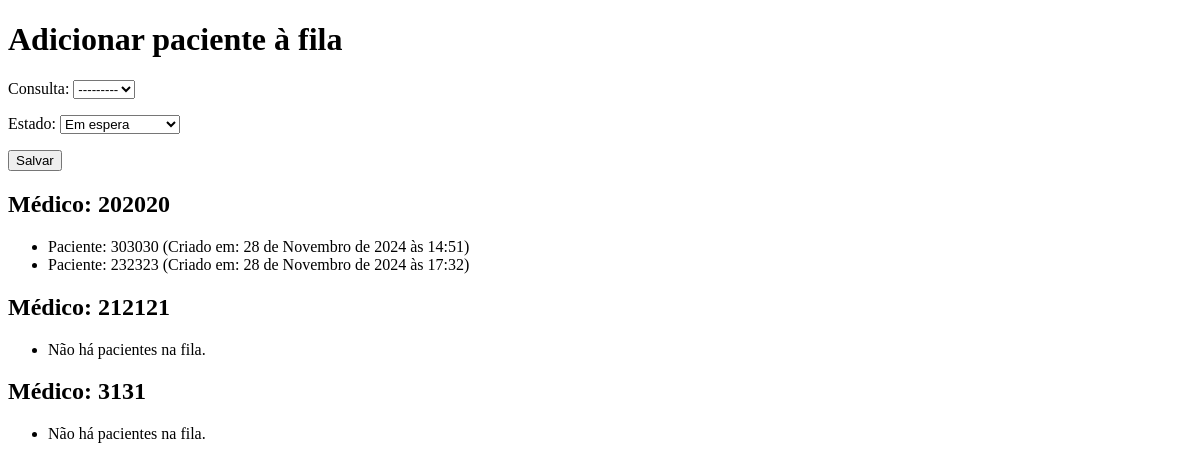
Before: /atendente/filaEspera/ with the older database file.
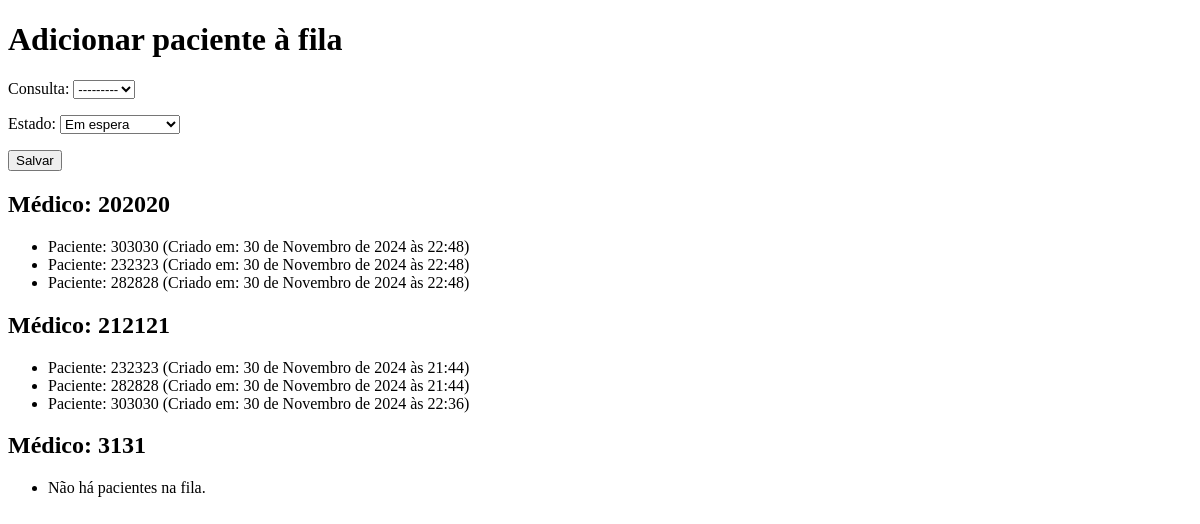
After: the same page with the newer database file.
### core/models/medico.py (models this page shows, shortened)
class Medico(models.Model):
    usuario = models.OneToOneField(Usuario, on_delete=models.CASCADE)
    especialidade = models.ForeignKey(Especialidade, on_delete=models.CASCADE)

### core/models/usuario.py (models this page shows, shortened)
class Usuario(AbstractUser):
    TIPO_CHOICES = (
        ('paciente', 'Paciente'),
        ('atendente', 'Atendente'),
        ('medico', 'Médico'),
    )
    tipo = models.CharField(max_length=10, choices=TIPO_CHOICES, default='paciente')
    codigo = models.CharField(max_length=11, unique=True)
    telefone = models.CharField(max_length=11, null=True, blank=True)
    USERNAME_FIELD = 'codigo'
    objects = UsuarioManager()

### core/models/fila_espera.py (models this page shows, shortened)
class FilaEspera(models.Model):
    paciente = models.ForeignKey(Paciente, on_delete=models.CASCADE)
    medico = models.ForeignKey(Medico, on_delete=models.CASCADE)
    consulta = models.OneToOneField(Consulta, on_delete=models.CASCADE)
    ESTADO = (
          ("Waiting", "Em espera"),
          ("Being_Attended_to", "Em atendimento"),
          ("Attended", "Atendido"),
          ("Cancelled", "Cancelado")
     )
    estado = models.CharField(max_length=20, choices=ESTADO, default="Waiting")# quando salvar vai estar sempre definido como em espera
    horario_chamado = models.DateTimeField(null=True,blank=True)
    created_at = models.DateTimeField(auto_now_add=True) #Quando criar a fila, adciona a data ao qual foi criado. Para sabermos quem chegou primeiro
    USERNAME_FIELD = 'codigo'
    class Meta():
        ordering = ["created_at"] #Ordena pela ordem de criação, ou seja, de chegada

### core/models/paciente.py (models this page shows, shortened)
class Paciente(models.Model):
     usuario = models.OneToOneField(Usuario, on_delete=models.CASCADE)
     profissao = models.CharField(max_length=100)
     data_nascimento = models.DateField()
     SEXO = (
          ("MAS", "Masculino"),
          ("FEM", "Feminino"),
          ("NAO_INFORMADO", "Não informar")
     )
     sexo = models.CharField(max_length=20, choices=SEXO)

### core/views/atendenteView.py (the view)
def mostrar_fila_espera(request):
    if request.method == 'POST':
        fila_espera_form = FilaEsperaForm(request.POST)
        if fila_espera_form.is_valid():
            fila_espera = fila_espera_form.save(commit=False)
            fila_espera.medico = fila_espera.consulta.medico
            fila_espera.paciente = fila_espera.consulta.paciente
            fila_espera.save()
            messages.success(request, 'Inserido na fila.')
            return redirect('atendente_fila_espera')
        else:
            messages.error(request, 'Erro ao inserir na fila de espera.')
    else:
        fila_espera_form = FilaEsperaForm()
    medicos = Medico.objects.all()
    contexto = []
    for medico in medicos:
        fila = FilaEspera.objects.filter(medico=medico, estado="Waiting").order_by("created_at")
        contexto.append({"medico": medico, "fila": fila})
    return render(request, 'atendente/filaEspera.html', {
        'contexto': contexto,
        'fila_espera_form': fila_espera_form,
    })

### core/forms/registroForm.py (shortened to what this page needs)
class FilaEsperaForm(forms.ModelForm):
    class Meta:
        model = FilaEspera
        fields = ['consulta', 'estado']
        widgets = {
            'consulta': forms.Select(attrs={'class': 'form-control'}),
            'estado': forms.Select(choices=[('Waiting', 'Em espera'), ('Cancelled', 'Cancelado')], attrs={'class': 'form-control'}),
        }

### core/templates/atendente/filaEspera.html (shortened to what this page needs)
<!DOCTYPE html>
<html lang="pt-br">
<head>
</head>
<body>
    <h1>Adicionar paciente à fila</h1>
<form action="." method="POST">
    {{ fila_espera_form.as_p }}
    <button type="submit">Salvar</button>
</form>
    {% for item in contexto %}
    <h2>Médico: {{ item.medico.usuario.username }}</h2>
    <ul>
        {% for fila in item.fila %}
            <li>
                Paciente: {{ fila.paciente.usuario.username }}
                (Criado em: {{ fila.created_at }})
            </li>
        {% empty %}
            <li>Não há pacientes na fila.</li>
        {% endfor %}
    </ul>
{% endfor %}
</body>
</html>

Changed rows visible on the page:
changed Medico (number 1 of 3 on the later page): loses FilaEspera (paciente.usuario.username "303030", created_at "28 de Novembro de 2024 às 14:51"); loses FilaEspera (paciente.usuario.username "232323", created_at "28 de Novembro de 2024 às 17:32")
added FilaEspera: paciente.usuario.username "303030", created_at "30 de Novembro de 2024 às 22:48", shown under Medico (number 1 of 3 on the later page)
added FilaEspera: paciente.usuario.username "232323", created_at "30 de Novembro de 2024 às 22:48", shown under Medico (number 1 of 3 on the later page)
added FilaEspera: paciente.usuario.username "282828", created_at "30 de Novembro de 2024 às 22:48", shown under Medico (number 1 of 3 on the later page)
shown differently, row unchanged: Medico (number 2 of 3 on the later page): no longer shows "Não há pacientes na fila."
added FilaEspera: paciente.usuario.username "232323", created_at "30 de Novembro de 2024 às 21:44", shown under Medico (number 2 of 3 on the later page)
added FilaEspera: paciente.usuario.username "282828", created_at "30 de Novembro de 2024 às 21:44", shown under Medico (number 2 of 3 on the later page)
added FilaEspera: paciente.usuario.username "303030", created_at "30 de Novembro de 2024 às 22:36", shown under Medico (number 2 of 3 on the later page)
